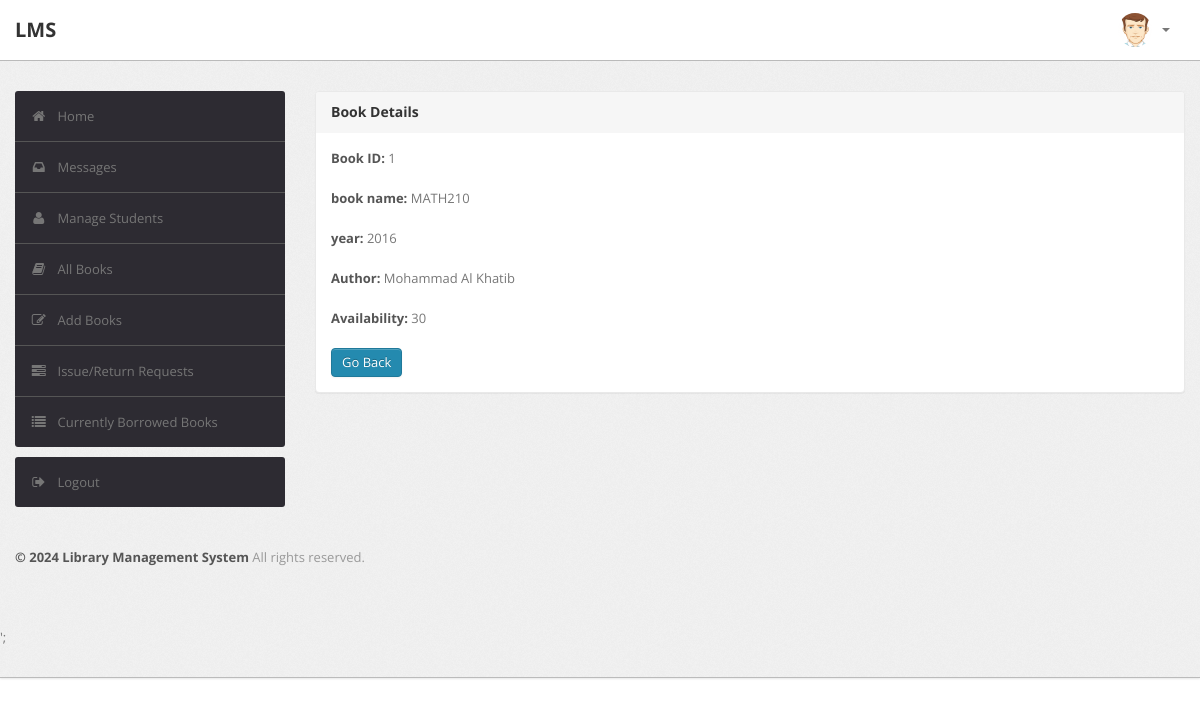
Screenshot of /admin/bookdetails.php?id=1 (signed in) with the database file from the repository.
### tables this page shows
CREATE TABLE IF NOT EXISTS `books` (
  `bookID` int NOT NULL AUTO_INCREMENT,
  `bookname` varchar(50) NOT NULL,
  `bookauthor` varchar(25) NOT NULL,
  `year` int NOT NULL,
  `availability` int NOT NULL,
  PRIMARY KEY (`bookID`)
);

### admin/bookdetails.php (the view, shortened to what this page needs)
<?php
require('config.php');
?>
<?php
$checkusername=$_SESSION['username'];
$getUserSql = "SELECT * FROM `user` WHERE `username` = '$checkusername' AND role='admin'";
$getUserResult = mysqli_query($con, $getUserSql);
if ((mysqli_num_rows($getUserResult) > 0)) {
    ?>
<!DOCTYPE html>
<html lang="en">
    <head>
        <link type="text/css" href="bootstrap/css/bootstrap.min.css" rel="stylesheet">
        <link type="text/css" href="bootstrap/css/bootstrap-responsive.min.css" rel="stylesheet">
        <link type="text/css" href="css/theme.css" rel="stylesheet">
        <link type="text/css" href="images/icons/css/font-awesome.css" rel="stylesheet">
    </head>
    <body>
        <div class="navbar navbar-fixed-top">
            <div class="navbar-inner">
                <div class="container">
                        <a class="brand" href="index.php">LMS </a>
                    <div class="nav-collapse collapse navbar-inverse-collapse">
                        <ul class="nav pull-right">
                            <li class="nav-user dropdown"><a href="#" class="dropdown-toggle" data-toggle="dropdown">
                                <img src="images/user.png" class="nav-avatar" />
                                <b class="caret"></b></a>
                            </li>
                        </ul>
                    </div>
                </div>
            </div>
        </div>
        <div class="wrapper">
            <div class="container">
                <div class="row">
                    <div class="span3">
                        <div class="sidebar">
                            <ul class="widget widget-menu unstyled">
                                <li class="active"><a href="index-admin.php"><i class="menu-icon icon-home"></i>Home
                                </a></li>
                                 <li><a href="message.php"><i class="menu-icon icon-inbox"></i>Messages</a>
                                </li>
                                <li><a href="student.php"><i class="menu-icon icon-user"></i>Manage Students </a>
                                </li>
                                <li><a href="book.php"><i class="menu-icon icon-book"></i>All Books </a></li>
                                <li><a href="addbook.php"><i class="menu-icon icon-edit"></i>Add Books </a></li>
                                <li><a href="IssueReturn-Requests.php"><i class="menu-icon icon-tasks"></i>Issue/Return Requests </a></li>
                                <li><a href="borrowedbooks.php"><i class="menu-icon icon-list"></i>Currently Borrowed Books </a></li>
                            </ul>
                            <ul class="widget widget-menu unstyled">
                                <li><a href="logout.php"><i class="menu-icon icon-signout"></i>Logout </a></li>
                            </ul>
                        </div>
                    </div>
                    <div class="span9">
                        <div class="content">
                        <div class="module" id="bookDetails">
                            <div class="module-head">
                                <h3>Book Details</h3>
                            </div>
                            <div class="module-body">
                        <?php
                            $x=$_GET['id'];
                            $sql="select * from books where BookID='$x'";
                            $result = mysqli_query($con, $sql);
                            $row=$result->fetch_assoc();
                                $bookid=$row['bookID'];
                                $name=$row['bookname'];
                                $publisher=$row['bookauthor'];
                                $year=$row['year'];
                                $avail=$row['availability'];
                                echo "<b>Book ID:</b> ".$bookid."<br><br>";
                                echo "<b>book name:</b> ".$name."<br><br>";
                                echo "<b>year:</b> ".$year."<br><br>";
                                echo "<b>Author:</b> ".$publisher."<br><br>";
                                echo "<b>Availability:</b> ".$avail."<br><br>";
                            ?>
                        <a href="book.php" class="btn btn-primary">Go Back</a>
                               </div>
                           </div>
                            </div>
                </div>
            </div>
        </div>
<div class="footer">
            <div class="container">
                <b class="copyright">&copy; 2024 Library Management System </b>All rights reserved.
            </div>
        </div>
        <script>window.location.hash = "#bookDetails";</script>';
    </body>
</html>
<?php }
else {
    echo "<script type='text/javascript'>alert('Access Denied!!!')</script>";
} ?>

### admin/css/theme.css (style rules this page uses)
body { font-size: 13px; font-family: 'Open Sans', Arial, sans-serif; background: #fff; color: #777 }
h1, h2, h3, h4, h5, h6 { color: #333; margin-top: 0 }
h3 { font-size: 20px }
strong, b { color: #555 }
.wrapper { background: url(../images/bg.png) #eee; border-bottom: 1px solid #bbb; -webkit-box-shadow: 0 1px 2px rgba(0,0,0,0.1); -moz-box-shadow: 0 1px 2px rgba(0,0,0,0.1); box-shadow: 0 1px 2px rgba(0,0,0,0.1); padding: 30px 0 }
.footer { color: #999; padding: 30px 0 60px }
body [class^="icon-"], body [class*=" icon-"] { font-size: 14px; line-height: 20px; height: 20px }
.module { background: #fff; -webkit-border-radius: 3px; -moz-border-radius: 3px; border-radius: 3px; border: 1px solid #ccc; border-bottom-color: #bbb; -webkit-box-shadow: 0 0 1px rgba(0,0,0,0.2); -moz-box-shadow: 0 0 1px rgba(0,0,0,0.2); box-shadow: 0 0 1px rgba(0,0,0,0.2); margin-bottom: 30px }
.navbar { position: static!important; margin: 0!important }
.navbar .navbar-inner { background: #fff; border-bottom: 1px solid #bbb; -webkit-box-shadow: 0 1px 2px rgba(0,0,0,0.15); -moz-box-shadow: 0 1px 2px rgba(0,0,0,0.15); box-shadow: 0 1px 2px rgba(0,0,0,0.15) }
.navbar .brand { color: #333; font-weight: bold; font-size: 20px; margin-right: 20px; padding: 20px }
.navbar .nav>li>a { padding: 20px 15px; font-weight: bold; color: #777 }
.nav-user>a { height: 20px }
.nav-avatar { width: 34px; height: 34px; margin: -7px 5px 0 0; -webkit-border-radius: 50%; -moz-border-radius: 50%; border-radius: 50% }
.btn, .btn-box { -webkit-border-radius: 3px; -moz-border-radius: 3px; border-radius: 3px }
.btn { font-size: 13px; font-weight: 600 }
.btn { display: inline-block; margin-bottom: 0; font-weight: 400; text-align: center; vertical-align: middle; cursor: pointer; background-image: none; border: 1px solid transparent; white-space: nowrap; padding: 4px 10px; font-size: 13px; line-height: 1.42857; border-radius: 4px; -webkit-user-select: none; -moz-user-select: none; -ms-user-select: none; user-select: none }
.btn-primary { color: #fff; background-color: #248aaf; border-color: #20799a }
.widget-menu { background: #fff; -webkit-border-radius: 3px; -moz-border-radius: 3px; border-radius: 3px; overflow: hidden }
.widget-menu a { color: #555; display: block; line-height: 20px; padding: 15px; text-decoration: none!important }
.widget-menu .menu-icon { margin-right: 10px; color: #767676; -webkit-transition: all .2s ease-in-out; -moz-transition: all .2s ease-in-out; transition: all .2s ease-in-out; }
.widget-menu>li+li { border-top: 1px solid #555 }
.widget-menu>li>a { background-color: #2d2b32; color: #767676; -webkit-transition: all .2s ease-in-out; -moz-transition: all .2s ease-in-out; transition: all .2s ease-in-out; }
.module { box-shadow: 0 0 3px rgba(0,0,0,.1); border-color: #e9e9e9; margin-bottom: 20px; background-color: #fff; border-radius: 4px; -webkit-box-shadow: 0 1px 1px rgba(0,0,0,.05); box-shadow: 0 1px 1px rgba(0,0,0,.05); }
.module-head { color: #767676; background-color: #f6f6f6; border-color: #e9e9e9; padding: 10px 15px; border-bottom: 1px solid transparent; border-top-right-radius: 3px; border-top-left-radius: 3px; }
.module-head h3 { font-size: 14px; line-height: 20px; height: 20px; margin: 0 }
.module-body { padding: 15px }

### rows the page displays
books: bookID "1", bookname "MATH210", year "2016", bookauthor "Mohammad Al Khatib", availability "30"
